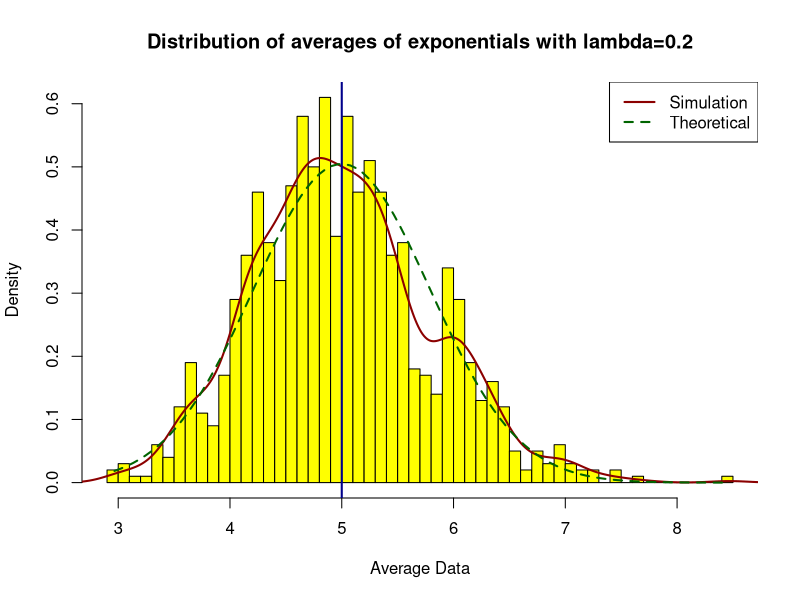
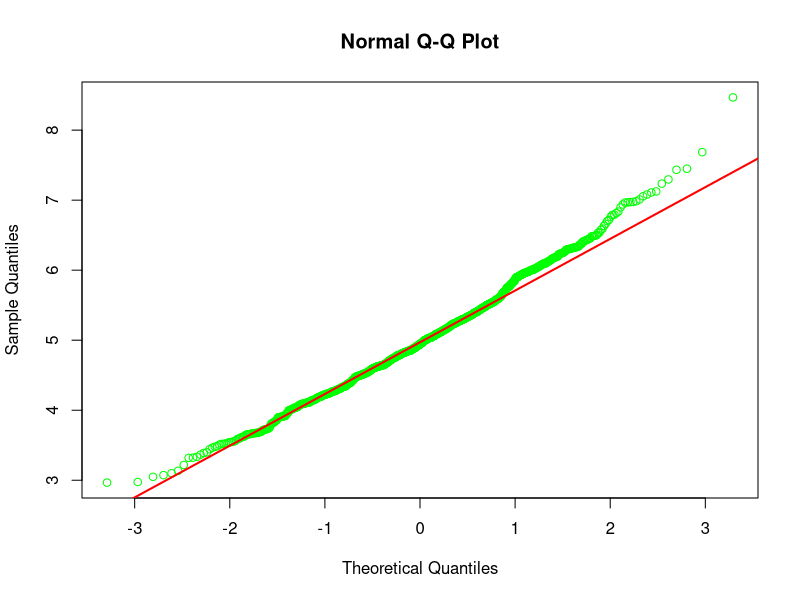

Write the R code that produced these figures, in order.
## ---- chunk 1
packages <- c("ggplot2")
sapply(packages, require, character.only=TRUE, quietly=TRUE)
## ---- chunk 2
set.seed(100)
lambda <- 0.2
exponentials <- 40
simulations <- 1000
## ---- chunk 3
simulatedData <- matrix(rexp(simulations * exponentials, rate=lambda), 
                                nrow = simulations, ncol = exponentials)
expoAvgData <- rowMeans(simulatedData)
## ---- chunk 4
# Calculate mean of distribution of averages for 40 exponentials
mean(expoAvgData)

# mean from lambda
1/lambda
## ---- chunk 5
# Histogram plot of averages
hist(expoAvgData, breaks=50, prob=TRUE,
     main="Distribution of averages of exponentials with lambda=0.2",
     xlab="Average Data", col="yellow")

# Density of the averages of exponentials
lines(density(expoAvgData), col="dark red", lty=1, lwd=2)

# Theoretical center of the distribution
abline(v=1/lambda, col="dark blue", lty=1, lwd=2)

# Theoretical density of the averages of exponentials
seq <- seq(min(expoAvgData), max(expoAvgData), length=100)
norm <- dnorm(seq, mean=1/lambda, sd=(1/lambda/sqrt(exponentials)))
lines(seq, norm, col="dark green", lty=2, lwd=2)

# Legend
legend('topright', c("Simulation", "Theoretical"), lty=c(1,2), 
       col=c("dark red", "dark green"), lwd=c(2,2))
## ---- chunk 6
# standard deviation of the distribution of averages of 40 exponentials
sd(expoAvgData)

# standard deviation from analytical expression
(1/lambda)/sqrt(exponentials)

# variance of the exponentials mean
var(expoAvgData)

# Theoritcal variance of the distribution - 1/((lambda^2)* n)
1/((0.2*0.2) * 40)
## ---- chunk 7
# qqplot and qqline to compare the distribution of averages of 40 exponentials to a normal distribution
qqnorm(expoAvgData, col="green", main = "Normal Q-Q Plot", xlab = "Theoretical Quantiles", 
       ylab = "Sample Quantiles", lwd = 1, plot.it = TRUE, datax = FALSE)
qqline(expoAvgData, col = "red", lwd = 2, datax = FALSE, distribution = qnorm)
